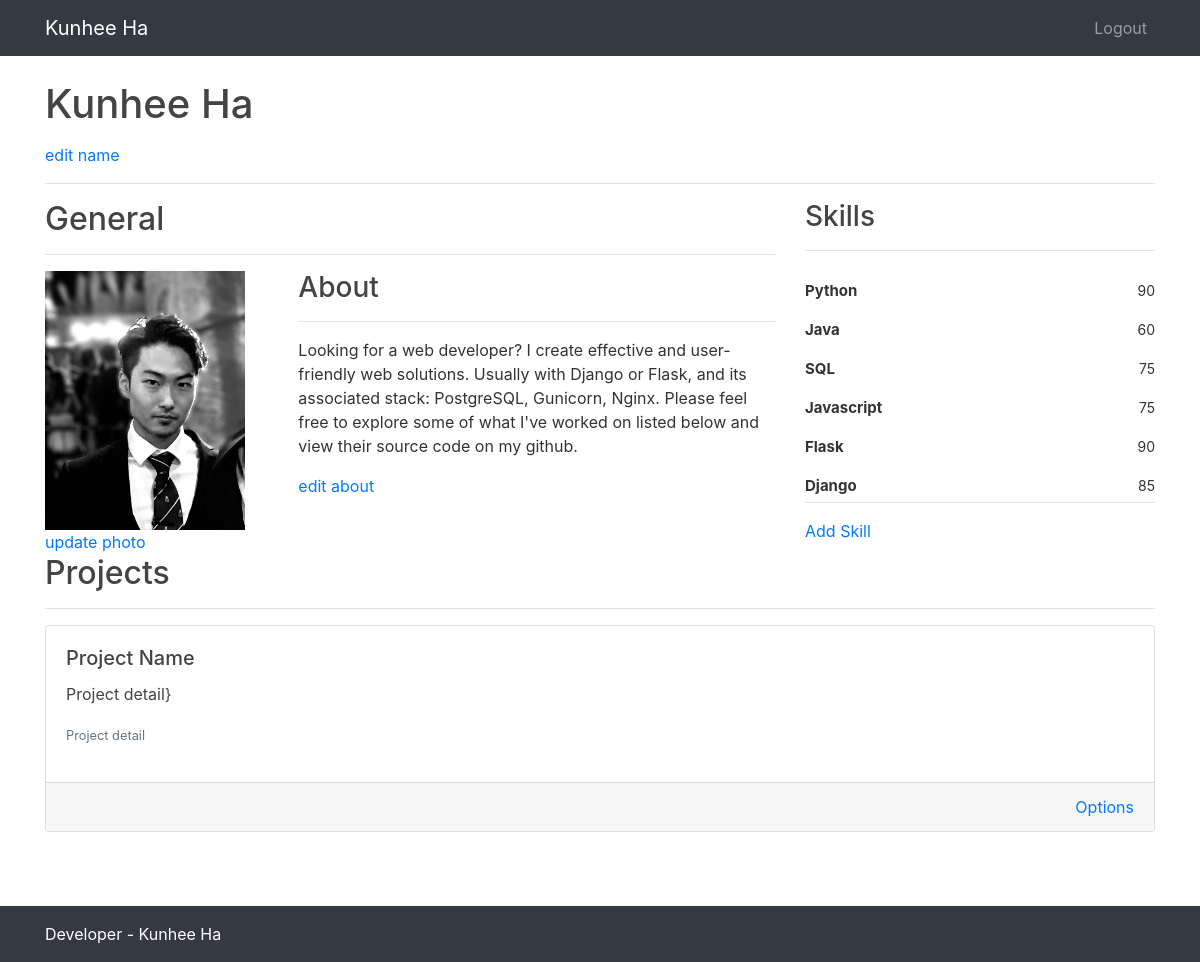
Page /admin (signed in) on the committed database.
### onlineportfolio/models.py (models this page shows)
class User(db.Model, UserMixin):
    id = db.Column(db.Integer(), primary_key=True)
    name = db.Column(db.String(30), nullable=False)
    password = db.Column(db.String(60), nullable=False)
    email = db.Column(db.String(120), unique=True, nullable=False)
    phone = db.Column(db.String(12), unique=True, nullable=False)
    profile_photo = db.Column(db.String(20), nullable=True)
    cv_file = db.Column(db.String(20), nullable=True)
    personal_statement = db.Column(db.Text(), nullable=False)

class Skill(db.Model):
    id = db.Column(db.Integer(), primary_key=True)
    skill_name = db.Column(db.String(30), nullable=False)
    proficiency_level = db.Column(db.Integer(), nullable=False)

### onlineportfolio/routes.py (the view, shortened to what this page needs)
@app.route('/admin', methods=['GET', 'POST'])
@login_required
def admin():
    skills = Skill.query.all()
    cvform = AddCVForm()
    aboutform = AboutForm()
    viewcvform = ViewCVForm()
    imageform = AddImageForm()
    skillform = SkillForm()
    if viewcvform.cvsubmit.data and viewcvform.validate():
        me = Person.query.first()
        cv = me.cv_file
        mydirectory = os.path.join(app.root_path, 'static/cv')
        return send_from_directory(directory=mydirectory, filename=cv)
    if aboutform.validate_on_submit():
        current_user.personal_statement = aboutform.personal_statement.data
        db.session.commit()
        flash('Profile Updated', 'success')
    elif request.method == 'GET':
        if current_user.personal_statement:
            aboutform.personal_statement.data = current_user.personal_statement
    if skillform.validate_on_submit():
        newskill = Skill(skill_name=skillform.skill_name.data, proficiency_level=skillform.proficiency_level.data)
        db.session.add(newskill)
        db.session.commit()
        flash('New Skill Added', 'success')
    return render_template("admin_test.html", aboutform=aboutform, cvform=cvform, imageform=imageform, viewcvform=viewcvform, skills=skills, skillform=skillform)

### onlineportfolio/models.py (called while the page is built)
@login_manager.user_loader
def load_user(user_id):
    return User.query.get(int(user_id))

### onlineportfolio/templates/admin_test.html (shortened to what this page needs)
{% extends 'admin_base.html' %}
{% block content %}
  <h1>{{ current_user.name }}</h1>
  <a data-toggle="modal" data-target="#editnameform" href="">edit name</a>
  <hr>
  <div class="row">
    <div class="col-md-8">
      <h2>General</h2>
      <hr>
      <div class="row">
        <div class="col-md-4">
          <img src="{{ url_for('static', filename='images/'+current_user.profile_photo) }}" width="200">
          <a data-toggle="modal" data-target="#imageform" href="">update photo</a>
        </div>
        <div class="col-md-8">
          <h3>About</h3>
          <hr>
          <p>{{ current_user.personal_statement }}</p>
          <a data-toggle="modal" data-target="#aboutform" href="#">edit about</a>
        </div>
      </div>
    </div>
    <div class="col-md-4">
      <h3>Skills</h3>
      <hr>
      <div class="each-lang">
        {% for skill in skills %}
        <div class="lang">
          <div class="parcial">
            <div class="info">
              <div class="name"><a data-toggle="modal" data-target="#editskill{{ skill.id }}">{{ skill.skill_name }}</a></div>
              <div class=percentagem-num>{{ skill.proficiency_level }}</div>
            </div>
          </div>
        </div>
        {% endfor %}
      </div>
      <hr>
      <a data-toggle="modal" data-target="#addskillform" href="">Add Skill</a>
    </div>
  </div>
  <div class="row">
    <div class="col-md-12">
      <h2>Projects</h2>
      <hr>
      <div class="row">
        <div class="col mb-4">
          <div class="card">
            <a class="workspace-link" href="#">
              <div class="card-body">
                <h5 class="card-title">Project Name</h5>
                <p class="card-text">Project detail}</p>
                 <p class="text-muted"><small>Project detail</small></p>
              </div>
            </a>
            <div class="card-footer text-right">
              <div class="dropdown">
                <a style="cursor:pointer" class="card-link" id="optionsLink" data-toggle="dropdown" aria-haspopup="true" aria-expanded="false">Options</a>
              </div>
            </div>
          </div>
        </div>
      </div>
    </div>
  </div>
{% endblock %}

### onlineportfolio/static/css/admin_base.css (style rules this page uses)
html { height: 100%; }
body { color: #333333; margin-top: 5rem; }
h1, h2, h3, h4, h5, h6 { color: #444444; }
h1 { margin-bottom: 15px; }
.card .workspace-link { color: #444444; text-decoration: none; }
.lang { position: relative; margin-bottom: 15px; }
.lang .parcial { display: inline-block; width: 100%; vertical-align: middle; }
.lang .parcial .info { position: relative; }
.lang .parcial .info .name { position: absolute; top: 0; left: 0; font-size: 15px; font-weight: bold; }
.lang .parcial .info .percentagem-num { position: absolute; top: 0; right: 0; font-size: 14px; font-weight: normal; }

### rows in the picture
User: name "Kunhee Ha", profile_photo (picture), personal_statement "Looking for a web developer? I create effective and user-friendly web solutions. Usually with Django or Flask, and its associated stack: PostgreSQL, Gunicorn, Nginx. Please feel free to explore some of what I've worked on listed below and view their source code on my github."
Skill: skill_name "Python", proficiency_level "90"
Skill: skill_name "Java", proficiency_level "60"
Skill: skill_name "SQL", proficiency_level "75"
Skill: skill_name "Javascript", proficiency_level "75"
Skill: skill_name "Flask", proficiency_level "90"
Skill: skill_name "Django", proficiency_level "85"
